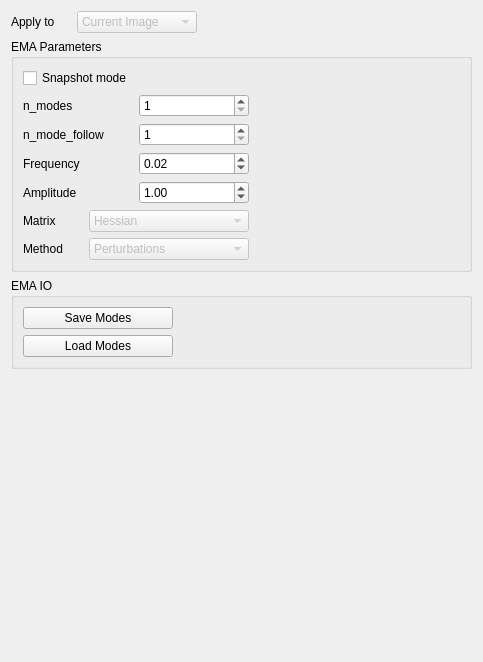
         <widget class="QWidget" name="page_5">
          <property name="geometry">
           <rect>
            <x>0</x>
            <y>0</y>
            <width>483</width>
            <height>662</height>
           </rect>
          </property>
          <attribute name="label">
           <string>EMA</string>
          </attribute>
          <layout class="QGridLayout" name="gridLayout_18">
           <item row="10" column="1">
            <spacer name="verticalSpacer_6">
             <property name="orientation">
              <enum>Qt::Vertical</enum>
             </property>
             <property name="sizeHint" stdset="0">
              <size>
               <width>20</width>
               <height>40</height>
              </size>
             </property>
            </spacer>
           </item>
           <item row="4" column="1">
            <widget class="QGroupBox" name="groupBox_8">
             <property name="title">
              <string>EMA IO</string>
             </property>
             <layout class="QGridLayout" name="gridLayout_30">
              <item row="2" column="0">
               <widget class="QPushButton" name="pushButton_LoadModes">
                <property name="text">
                 <string>Load Modes</string>
                </property>
               </widget>
              </item>
              <item row="0" column="1">
               <spacer name="horizontalSpacer_17">
                <property name="orientation">
                 <enum>Qt::Horizontal</enum>
                </property>
                <property name="sizeHint" stdset="0">
                 <size>
                  <width>40</width>
                  <height>20</height>
                 </size>
                </property>
               </spacer>
              </item>
              <item row="0" column="0">
               <widget class="QPushButton" name="pushButton_SaveModes">
                <property name="minimumSize">
                 <size>
                  <width>150</width>
                  <height>0</height>
                 </size>
                </property>
                <property name="text">
                 <string>Save Modes</string>
                </property>
               </widget>
              </item>
             </layout>
            </widget>
           </item>
           <item row="0" column="1">
            <layout class="QGridLayout" name="gridLayout_19">
             <item row="1" column="1">
              <widget class="QLabel" name="label_23">
               <property name="minimumSize">
                <size>
                 <width>60</width>
                 <height>0</height>
                </size>
               </property>
               <property name="text">
                <string>Apply to</string>
               </property>
              </widget>
             </item>
             <item row="1" column="2">
              <widget class="QComboBox" name="comboBox_EMA_ApplyTo">
               <property name="enabled">
                <bool>false</bool>
               </property>
               <property name="minimumSize">
                <size>
                 <width>120</width>
                 <height>0</height>
                </size>
               </property>
               <property name="currentText">
                <string>Current Image</string>
               </property>
               <item>
                <property name="text">
                 <string>Current Image</string>
                </property>
               </item>
               <item>
                <property name="text">
                 <string>All Images</string>
                </property>
               </item>
              </widget>
             </item>
             <item row="1" column="3">
              <spacer name="horizontalSpacer_16">
               <property name="orientation">
                <enum>Qt::Horizontal</enum>
               </property>
               <property name="sizeHint" stdset="0">
                <size>
                 <width>40</width>
                 <height>20</height>
                </size>
               </property>
              </spacer>
             </item>
            </layout>
           </item>
           <item row="1" column="1">
            <widget class="QGroupBox" name="groupBox_4">
             <property name="title">
              <string>EMA Parameters</string>
             </property>
             <layout class="QGridLayout" name="gridLayout_22">
              <item row="3" column="0">
               <layout class="QGridLayout" name="gridLayout_33">
                <item row="1" column="0">
                 <widget class="QLabel" name="label_14">
                  <property name="minimumSize">
                   <size>
                    <width>60</width>
                    <height>0</height>
                   </size>
                  </property>
                  <property name="text">
                   <string>Matrix</string>
                  </property>
                 </widget>
                </item>
                <item row="3" column="0">
                 <widget class="QLabel" name="label_15">
                  <property name="minimumSize">
                   <size>
                    <width>60</width>
                    <height>0</height>
                   </size>
                  </property>
                  <property name="text">
                   <string>Method</string>
                  </property>
                 </widget>
                </item>
                <item row="1" column="1">
                 <widget class="QComboBox" name="comboBox">
                  <property name="enabled">
                   <bool>false</bool>
                  </property>
                  <property name="minimumSize">
                   <size>
                    <width>160</width>
                    <height>0</height>
                   </size>
                  </property>
                  <item>
                   <property name="text">
                    <string>Hessian</string>
                   </property>
                  </item>
                  <item>
                   <property name="text">
                    <string>Dynamical Matrix</string>
                   </property>
                  </item>
                 </widget>
                </item>
                <item row="3" column="1">
                 <widget class="QComboBox" name="comboBox_2">
                  <property name="enabled">
                   <bool>false</bool>
                  </property>
                  <item>
                   <property name="text">
                    <string>Perturbations</string>
                   </property>
                  </item>
                  <item>
                   <property name="text">
                    <string>Mode following</string>
                   </property>
                  </item>
                 </widget>
                </item>
               </layout>
              </item>
              <item row="1" column="0">
               <layout class="QGridLayout" name="gridLayout_21">
                <item row="2" column="1">
                 <widget class="QSpinBox" name="spinBox_ema_n_modes">
                  <property name="minimum">
                   <number>1</number>
                  </property>
                  <property name="maximum">
                   <number>9999999</number>
                  </property>
                 </widget>
                </item>
                <item row="3" column="0">
                 <widget class="QLabel" name="label_111">
                  <property name="minimumSize">
                   <size>
                    <width>110</width>
                    <height>0</height>
                   </size>
                  </property>
                  <property name="text">
                   <string>n_mode_follow</string>
                  </property>
                 </widget>
                </item>
                <item row="3" column="1">
                 <widget class="QSpinBox" name="spinBox_ema_n_mode_follow">
                  <property name="minimum">
                   <number>1</number>
                  </property>
                  <property name="maximum">
                   <number>9999999</number>
                  </property>
                 </widget>
                </item>
                <item row="6" column="1">
                 <widget class="QDoubleSpinBox" name="doubleSpinBox_ema_amplitude">
                  <property name="minimum">
                   <double>0.100000000000000</double>
                  </property>
                  <property name="maximum">
                   <double>20.000000000000000</double>
                  </property>
                  <property name="singleStep">
                   <double>0.100000000000000</double>
                  </property>
                  <property name="value">
                   <double>1.000000000000000</double>
                  </property>
                 </widget>
                </item>
                <item row="5" column="0">
                 <widget class="QLabel" name="label_121">
                  <property name="text">
                   <string>Frequency</string>
                  </property>
                 </widget>
                </item>
                <item row="6" column="0">
                 <widget class="QLabel" name="label_13">
                  <property name="text">
                   <string>Amplitude</string>
                  </property>
                 </widget>
                </item>
                <item row="5" column="1">
                 <widget class="QDoubleSpinBox" name="doubleSpinBox_ema_frequency">
                  <property name="minimum">
                   <double>0.010000000000000</double>
                  </property>
                  <property name="maximum">
                   <double>1000.000000000000000</double>
                  </property>
                  <property name="singleStep">
                   <double>0.010000000000000</double>
                  </property>
                  <property name="value">
                   <double>0.020000000000000</double>
                  </property>
                 </widget>
                </item>
                <item row="2" column="0">
                 <widget class="QLabel" name="label_24">
                  <property name="text">
                   <string>n_modes</string>
                  </property>
                 </widget>
                </item>
               </layout>
              </item>
              <item row="1" column="1">
               <spacer name="horizontalSpacer_14">
                <property name="orientation">
                 <enum>Qt::Horizontal</enum>
                </property>
                <property name="sizeHint" stdset="0">
                 <size>
                  <width>40</width>
                  <height>20</height>
                 </size>
                </property>
               </spacer>
              </item>
              <item row="0" column="0">
               <widget class="QCheckBox" name="checkBox_snapshot_mode">
                <property name="text">
                 <string>Snapshot mode</string>
                </property>
               </widget>
              </item>
             </layout>
            </widget>
           </item>
          </layout>
         </widget>
